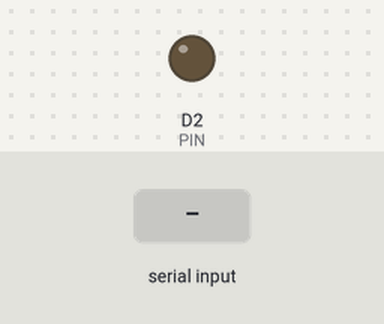
Simulated run of this sketch. Board: ESP8266 (NodeMCU). On the bench: output pins drawn as LEDs (lit = HIGH). The test bench sets the inputs (shaded band).

Above: at 1.2 s.
1.3 s: "0\n" received over Serial
At 1.57 s:
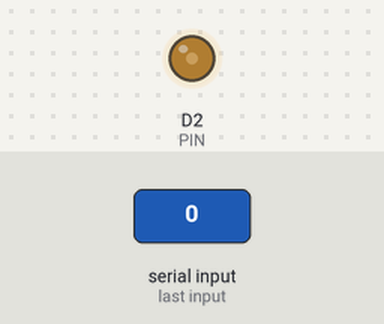
3.2 s: "1\n" received over Serial
Timing chart, 0 to 6.2 s (numbered marks = the images above; inputs shaded):
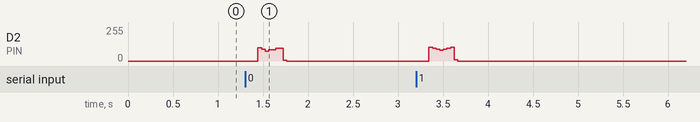

The sketch:

rf_sender.ino
```cpp
//#define TEST
//#define DEBUG

#define REG B //for AVR
#define PIN D2 //for ESP

#define CONCAT2(a, b) a ## b
#define CONCAT(a, b) CONCAT2(a, b)
#define PORT CONCAT(PORT, REG)
#define DDR CONCAT(DDR, REG)

#define STR_EXPAND(tok) #tok
#define STR(tok) STR_EXPAND(tok)

uint8_t on[] = "011000111010011000001111 1101100000\0";
uint8_t off[] = "011000111010011000001110 1101100100\0";

void setup() {
  Serial.begin(115200);
  while (!Serial);
  Serial.setTimeout(100);

  #ifdef __AVR__
  //pinMode(11, OUTPUT);
  DDR = 0xff;
  #ifdef DEBUG
  Serial.println(STR(PORT));
  Serial.println(STR(DDR));
  #endif
  #else
  pinMode(PIN, OUTPUT);
  #ifdef DEBUG
  Serial.println(); Serial.println();
  Serial.println(STR(PIN));
  #endif
  #endif
}

#ifdef __AVR__
#define ZERO PORT = 0xff; delayMicroseconds(300); PORT = 0x00; delayMicroseconds(1141-300);
#define ONE PORT = 0xff; delayMicroseconds(815); PORT = 0x00; delayMicroseconds(1141-815);
#else
#define ZERO digitalWrite(PIN, HIGH); delayMicroseconds(300); digitalWrite(PIN, LOW); delayMicroseconds(1141-300);
#define ONE digitalWrite(PIN, HIGH); delayMicroseconds(815); digitalWrite(PIN, LOW); delayMicroseconds(1141-815);
#endif

void send(const char* code) {
  uint8_t buf[34];
  int p = 0; int c = 0;
  do {
    char b = code[c++];
    if (b == '0') buf[p++] = 0x00;
    if (b == '1') buf[p++] = 0xff;
    if (b == '\r' || b == '\n' || b == '\0') break;
  } while (p < 34);
  #ifdef DEBUG
  for (int c = 0; c < 34; c++) Serial.print(buf[c] ? '1' : '0'); Serial.println(); // debug
  #endif
  for (int r = 0; r < 6; r++) {
    noInterrupts();
    for (int c = 0; c < 34; c++) {
      if (buf[c]) {
        ONE
      } else {
        ZERO
      }
    }
    interrupts();
    delay(10);
  }
}

void loop() {
  #ifndef TEST
  if(Serial.available()) {
     String str = Serial.readString();
     #ifdef DEBUG
     Serial.println(str);
     #endif
     send(str.c_str());
     delay(100);
  }
  #else
  Serial.println("loop");
  Serial.println("on");
  send(on);
  delay(5000);
  Serial.println("off");
  send(off);
  delay(5000);
  #endif
}
```

Measured:
- after the input at 1.3 s, D2 (PIN): 0/255 → 84/255 after 0.14 s, → 94/255 0.20 s later, → 0/255 0.08 s later
